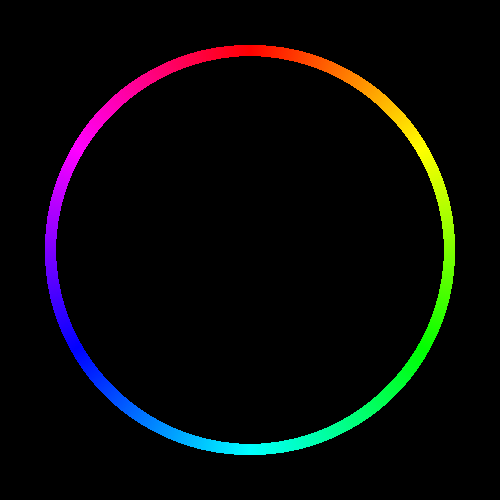
#> input picture Content/Ring.png, 500 x 500 px
$ python 2_ImageSSIM.py
#> lines starting #> are read from the running program, lines starting #| are printed output that depends on the picture; after the words box and inside, x2 and y2 are one past the last pixel; in counts of white or black regions, pixels touching at a corner belong together; long printed decimals are rounded
### Util_MonitorClass.py
from screeninfo import get_monitors

def GetMonitorCount():
    monitors_available = 0
    try:
        for m in get_monitors():
            print(str(m))
            monitors_available += 1
    except:
        monitors_available = 0
    return monitors_available


# Call GetMonitorCount if called directly from command line
# [2 lines that do not run on import are left out]

### Util_SSIM.py
# import the necessary packages
from skimage.metrics import structural_similarity
import argparse
import cv2
import imutils

def GetSSIMFromFiles(filePathA, filePathB, showImages, showContours):
#> called with filePathA = 'Content/Ring.png', filePathB = 'Content/RingX.png', showImages = False, showContours = True
    imageA = cv2.imread(filePathA)
#> imageA is the input picture: shape (500, 500, 3); mean B, G, R 7.7, 7.7, 7.7
    imageB = cv2.imread(filePathB)
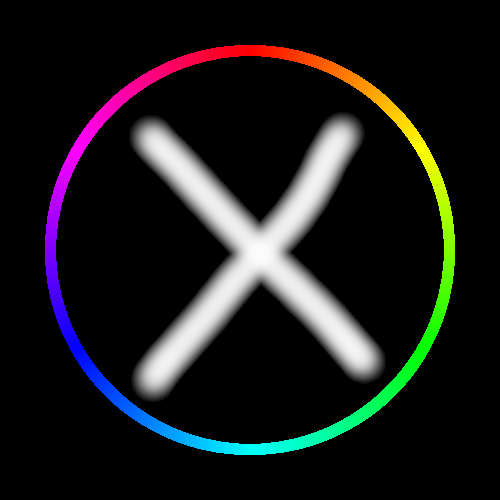
#> input picture Content/RingX.png, 500 x 500 px
#> imageB is the input picture: shape (500, 500, 3); mean B, G, R 26.7, 26.7, 26.6
    return GetSSIM(imageA, imageB, showImages, showContours)

def GetSSIM(imageA, imageB, showImages, showContours):
    # convert the images to grayscale
#> called with showImages = False, showContours = True
    grayA = cv2.cvtColor(imageA, cv2.COLOR_BGR2GRAY)
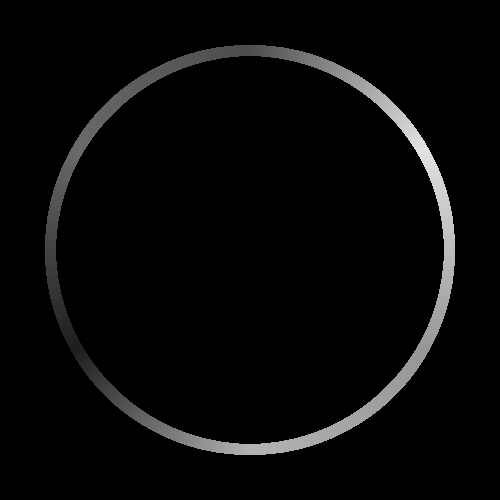
#> grayA: shape (500, 500); min 0, max 226, mean 7.7
    grayB = cv2.cvtColor(imageB, cv2.COLOR_BGR2GRAY)
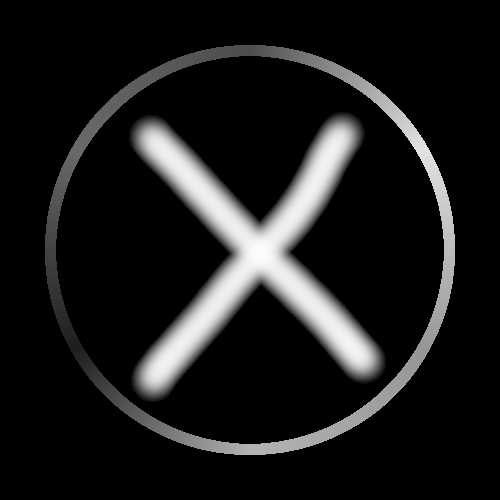
#> grayB: shape (500, 500); min 0, max 253, mean 26.7

    # compute the Structural Similarity Index (SSIM) between the two
    # images, ensuring that the difference image is returned
    (score, diff) = structural_similarity(grayA, grayB, full=True)
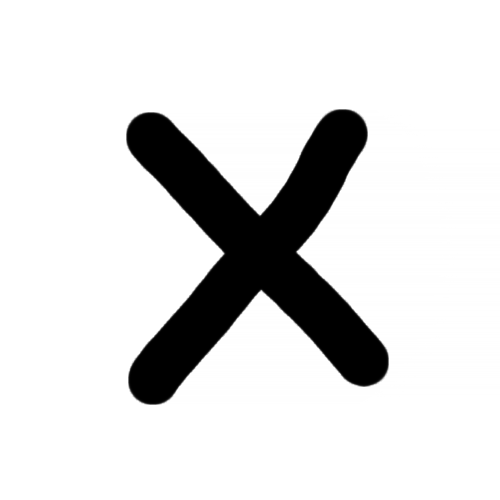
#> diff: shape (500, 500) float64; min 1.65e-05, max 1, mean 0.868
#> score = 0.865
    diff = (diff * 255).astype("uint8")
    #print("SSIM: {}".format(score))

    # threshold the difference image, followed by finding contours to
    # obtain the regions of the two input images that differ
    thresh = cv2.threshold(diff, 0, 255,
        cv2.THRESH_BINARY_INV | cv2.THRESH_OTSU)[1]
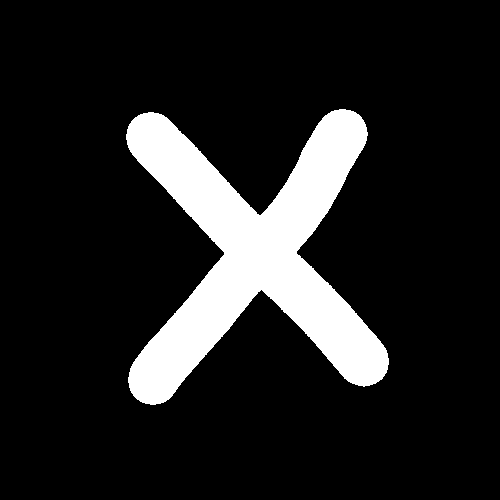
#> thresh: shape (500, 500); 13.3% white; 1 white region
    cnts = cv2.findContours(thresh.copy(), cv2.RETR_EXTERNAL,
        cv2.CHAIN_APPROX_SIMPLE)
#> cnts = 1 contour; box (x1, y1, x2, y2) and area: (126, 109, 389, 405) 32590
    cnts = imutils.grab_contours(cnts)

    # loop over the contours if true
    if (showContours):
        for c in cnts:
            # compute the bounding box of the contour and then draw the
            # bounding box on both input images to represent where the two
            # images differ
            (x, y, w, h) = cv2.boundingRect(c)
            cv2.rectangle(imageA, (x, y), (x + w, y + h), (0, 0, 255), 2)
            cv2.rectangle(imageB, (x, y), (x + w, y + h), (0, 0, 255), 2)
#> this loop made 1 pass
#> (x, y, w, h) on pass 1: (126, 109, 263, 296)
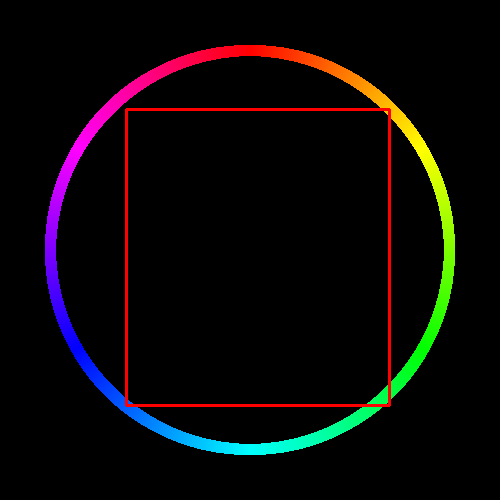
#> imageA: shape (500, 500, 3); 1.34% of pixels changed, all inside (x1, y1, x2, y2) = (125, 108, 391, 407)
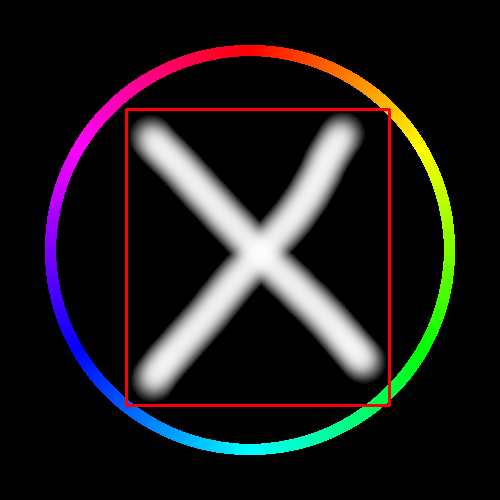
#> imageB: shape (500, 500, 3); 1.34% of pixels changed, all inside (x1, y1, x2, y2) = (125, 108, 391, 407)

    # Show the output images if at least one monitor is present
    if (showImages):
        cv2.imshow("Original", imageA)
        cv2.imshow("Modified", imageB)
        cv2.imshow("Diff", diff)
        cv2.imshow("Thresh", thresh)
        cv2.waitKey(0)
    return score

# Call GetSSIM if called directly from command line
# [2 lines that do not run on import are left out]

### 2_ImageSSIM.py
# import the necessary packages
from skimage.metrics import structural_similarity
import argparse
import cv2
import imutils

import Util_MonitorClass
import Util_SSIM

# construct the argument parse and parse the arguments
ap = argparse.ArgumentParser()
ap.add_argument("-f", "--first", default="Content/Ring.png", required=False, help="first input image")
ap.add_argument("-s", "--second", default="Content/RingX.png", required=False, help="second input image")
args = vars(ap.parse_args())

monitorAvailable = True if Util_MonitorClass.GetMonitorCount() > 0 else False

ssimValue = Util_SSIM.GetSSIMFromFiles(args["first"], args["second"], showImages=monitorAvailable, showContours=True)
#> ssimValue = 0.865
print("SSIM: {}".format(ssimValue))
#| SSIM: 0.8646
